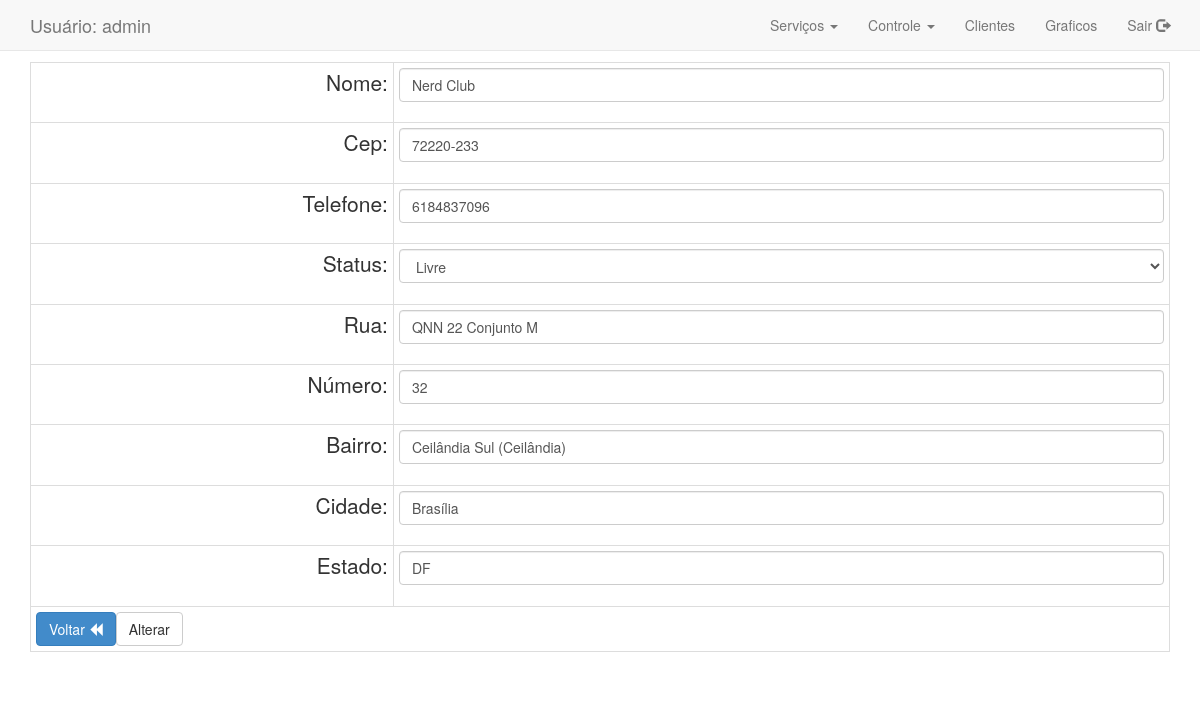
The app's page /Views/LayoutAdministrador.php?idsalao=1&link=formSalao (signed in) with its own data.
### tables this page shows
CREATE TABLE IF NOT EXISTS `salao` (
  `id_salao` int(11) NOT NULL,
  `nome_salao` varchar(255) NOT NULL,
  `telefone_salao` varchar(255) NOT NULL,
  `cep` varchar(150) NOT NULL,
  `rua` varchar(255) NOT NULL,
  `numero` int(11) NOT NULL,
  `bairro` varchar(255) NOT NULL,
  `cidade` varchar(255) NOT NULL,
  `estado` varchar(3) NOT NULL,
  `status_salao` varchar(150) NOT NULL
);

### Conexao/SalaoDAO.php (called while the page is built, shortened)
<?php
class SalaoDAO {
    public function PesquisarSalaoByID(SalaoDTO $SalaoDTO){
        try {
            $pdo =  Conexao::getinstance();
            $sql = "SELECT * FROM salao WHERE id_salao LIKE ?";
            $stmt = $pdo->prepare($sql);
            $stmt->bindValue(1, $SalaoDTO->getIdsalao());
            $stmt->execute();
            $salao = $stmt->fetch(PDO::FETCH_ASSOC);
            return $salao;
        } catch (PDOException $ex) {
            echo "".$ex;
        }
    }
}

### Classes/SalaoDTO.php (called while the page is built, shortened)
<?php
class SalaoDTO {
    private $idsalao;
    function getIdsalao() {
        return $this->idsalao;
    }
    function setIdsalao($idsalao) {
        $this->idsalao = $idsalao;
    }
}

### Views/Formularios/formSalao.php (the view, shortened to what this page needs)
<!DOCTYPE html>
<html>
    <head>
        <link href="../../css/bootstrap.min.css" rel="stylesheet" media="screen">
        <link href="../../css/estilo.css" rel="stylesheet" media="screen">
    </head>
    <body>
        <div class="container">
            <div class="row">
                <div class="col-xs-12">
                    <?php
                    require_once '../Conexao/SalaoDAO.php';
                    require_once '../Classes/SalaoDTO.php';
                    if(isset($_GET['idsalao'])){
                        $idsalao = $_GET['idsalao'];
                    } else {
                        $idsalao = NULL;
                    }
                        $SalaoDAO = new SalaoDAO();
                        $SalaoDTO = new SalaoDTO();
                        $SalaoDTO->setIdsalao($idsalao);
                        $salao = $SalaoDAO->PesquisarSalaoByID($SalaoDTO);
                    ?>
                    <form action="<?php if($idsalao==null){
                    echo "../Controller/InserirSalao.php";}  else {
    echo "../Controller/AlterarSalao.php";}?>" method="post" class="form-control-static">
                        <table class="table table-bordered table-condensed">
                            <tr>
                                <td><label class="lead pull-right">Nome:</label></td>
                                <td><input type="text" name="nome" value="<?php echo $salao["nome_salao"]; ?>" class="form-control"></td>
                            </tr>
                            <tr>
                                <td><label class="lead pull-right">Cep:</label></td>
                                <td><input type="text" id="cep" name="cep" maxlength="8" value="<?php echo $salao["cep"]; ?>" class="form-control"></td>
                            </tr>
                            <tr>
                                <td><label class="lead pull-right">Telefone:</label></td>
                                <td><input type="text" name="tel" value="<?php echo $salao["telefone_salao"]; ?>" class="form-control"></td>
                            </tr>
                            <tr>
                                <td><label class="lead pull-right">Status:</label></td>
                                <td>
                                    <select name="status" class="form-control">
                                        <?php if($idsalao!=null){ ?>
                                        <option selected value="<?php echo $salao["status_salao"]; ?>"><?php echo $salao["status_salao"]; ?></option>
                                        <?php }else{ ?>
                                        <option selected>Selecione</option>
                                        <?php } ?>
                                    </select>
                                </td>
                            </tr>
                            <tr>
                                <td><label class="lead pull-right">Rua:</label></td>
                                <td><input type="text" id="rua" name="rua" value="<?php echo $salao["rua"]; ?>" class="form-control"></td>
                            </tr>
                            <tr>
                                <td><label class="lead pull-right">Número:</label></td>
                                <td><input type="text" name="numero" value="<?php echo $salao["numero"]; ?>" class="form-control pull-right"></td>
                            </tr>
                            <tr>
                                <td><label class="lead pull-right">Bairro:</label></td>
                                <td><input type="text" id="bairro" name="bairro" value="<?php echo $salao["bairro"]; ?>" class="form-control pull-right"></td>
                            </tr>
                            <tr>
                                <td><label class="lead pull-right">Cidade:</label></td>
                                <td><input type="text" id="cidade" name="cidade" value="<?php echo $salao["cidade"]; ?>" class="form-control pull-right"></td>
                            </tr>
                            <tr>
                                <td><label class="lead pull-right">Estado:</label></td>
                                <td><input type="text" id="estado" name="estado" value="<?php echo $salao["estado"]; ?>" class="form-control pull-right"></td>
                            </tr>
                            <tr>
                                <td colspan="2"><a href="LayoutAdministrador.php?link=saloes"><button class="btn btn-primary" type="button">Voltar <span class="glyphicon glyphicon-backward"></span></button></a><input type="submit" value="<?php if ($idsalao != null) {
    echo "Alterar";
} else {
    echo "Cadastrar";
    } ?>" <?php if ($idsalao != null) {
    echo "onclick='return confirmaralteracao()'";
} else {
    echo "onclick='return confirmarcadastro()'";
    } ?> class="btn btn-default"/></td>
                            </tr>
                        </table>
                    </form>
                </div>
            </div>
        </div>
    </body>
</html>

### records on screen
salao: nome "Nerd Club", cep "72220-233", tel "6184837096", status "Livre", rua "QNN 22 Conjunto M", numero "32", bairro "Ceilândia Sul (Ceilândia)", cidade "Brasília", estado "DF"

### other values on screen
$_SESSION["usuario"] "admin"
